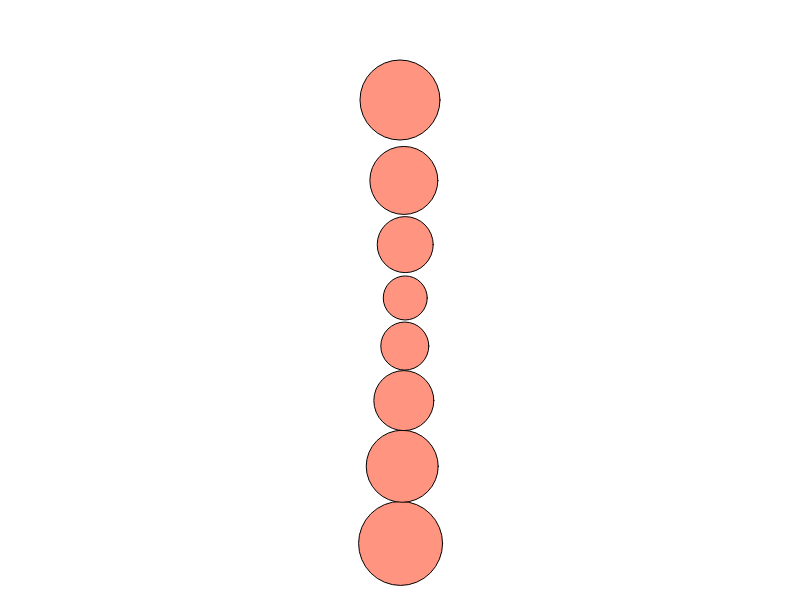
Frame 1 (no input)
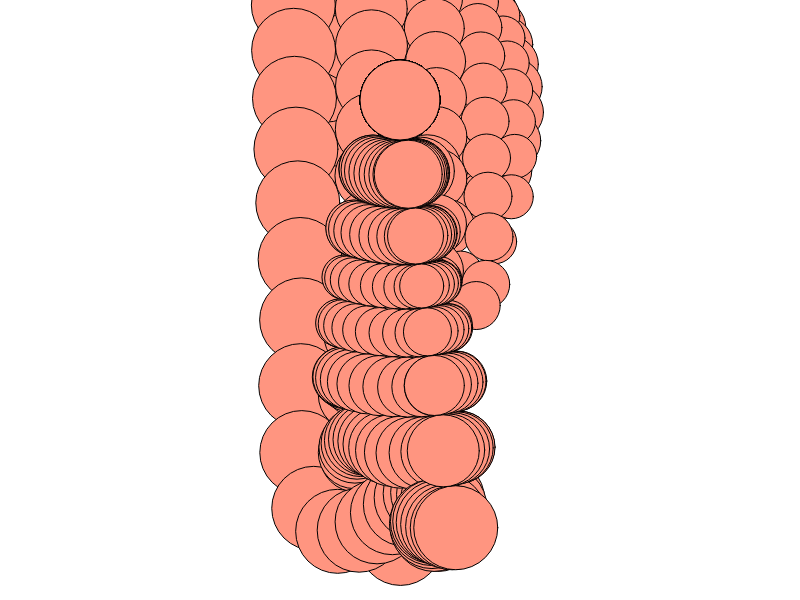
Frame 60 (no input)
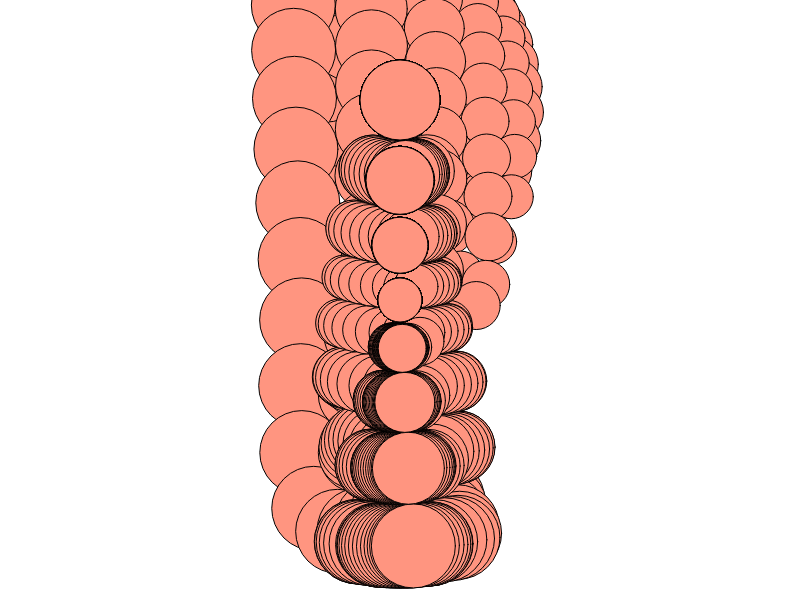
Frame 120 (the mouse pressed at the canvas centre since frame 60)

The p5.js sketch that drew these frames (run headless with seeded random() and noise() and a simulated clock; from frame 60 on, the mouse is pressed at the canvas centre):

// p5.js sketch
// ── sketch.js
class Circle {
  constructor(x, y, radius) {
    this.pos = createVector(x, y);
    this.oldPos = createVector(x, y);
    this.vel = createVector(0, 0);
    this.radius = radius;
    this.mass = radius * radius;
    this.isDragged = false;
  }

  update() {
    if (!this.isDragged) {
      let temp = createVector(this.pos.x, this.pos.y);
      this.pos.add(p5.Vector.sub(this.pos, this.oldPos));
      this.pos.add(this.vel);
      this.oldPos = temp;
      this.vel.mult(0.999);
    }
  }

  draw() {
    
    fill(10, 50, 255, 100);
    stroke(0, 50);
    strokeWeight(1);
    ellipse(this.pos.x, this.pos.y, this.radius * 2);
  }

  checkDrag(mouseX, mouseY) {
    let d = dist(mouseX, mouseY, this.pos.x, this.pos.y);
    if (d < this.radius && mouseIsPressed) {
      this.isDragged = true;
      this.pos.x = mouseX;
      this.pos.y = mouseY;
      this.oldPos = this.pos.copy();
      this.vel.mult(0);
    } else {
      this.isDragged = false;
    }
  }
}

class Chain {
  constructor(numSegments, startRadius) {
    this.circles = [];
    let prevCircle = null;
    
    for (let i = 0; i < numSegments; i++) {
      if (i < numSegments/2) {
        let radius = startRadius * (1 - i * 0.15);
        let x = width/2 + (i === 0 ? 100 : 0);
        let y = 100 + (i * radius * 2);
        let circle = new Circle(x, y, radius);
        this.circles.push(circle);
      } else {
        let radius = startRadius * (i * 0.15);
        let x = width/2 + (i === 0 ? 100 : 0);
        let y = 100 + (i * radius * 2);
        let circle = new Circle(x, y, radius);
        this.circles.push(circle);
      }
      
    }
  }

  update(gravity) {
    this.circles.forEach(circle => {
      if (!circle.isDragged) {
        circle.vel.add(gravity);
      }
      circle.update();
    });

    for (let i = 0; i < 20; i++) {
      this.constrainAll();
    }
  }

  constrainAll() {
    for (let i = 1; i < this.circles.length; i++) {
      this.constrain(this.circles[i], this.circles[i-1]);
    }
    this.circles[0].pos.x = width/2;
    this.circles[0].pos.y = 100;
  }

  constrain(circle1, circle2) {
    let dir = p5.Vector.sub(circle1.pos, circle2.pos);
    let currLen = dir.mag();
    let targetLen = circle1.radius + circle2.radius;
    let diff = targetLen - currLen;
    dir.normalize();
    
    let totalMass = circle1.mass + circle2.mass/3;
    let move1 = (circle2.mass / totalMass) * diff;
    let move2 = (circle1.mass / totalMass) * diff;
    
    if (!circle1.isDragged) circle1.pos.add(p5.Vector.mult(dir, move1));
    if (!circle2.isDragged) circle2.pos.sub(p5.Vector.mult(dir, move2));
  }

  draw() {
    for (let i = this.circles.length - 1; i >= 0; i--) {
      this.circles[i].draw();
      this.circles[i].checkDrag(mouseX, mouseY);
    }
  }
}

let chain;
let gravity;

function setup() {
  createCanvas(800, 600);
  gravity = createVector(0, 0.1);
  chain = new Chain(8, 40);
  colorMode(HSB)
}

function draw() {
//   background(255);
  chain.update(gravity);
  chain.draw();
}
